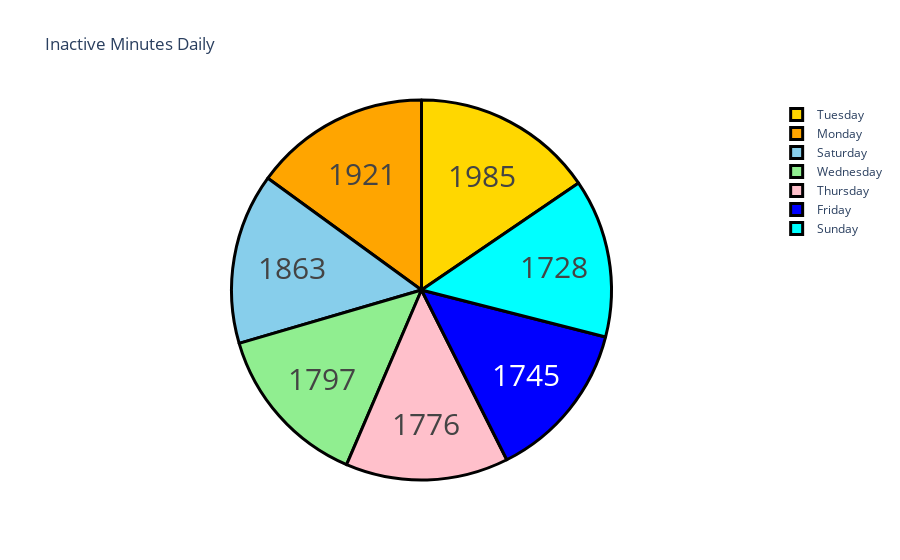

Notebook source saved alongside this figure:
### Markdown cell above
Получается, что вторник самый неактивный день. Теперь можно посмотреть на кол-во сожженных калорий за каждый день недели

### Code cell
calories = df["Day"].value_counts()
label = calories.index
counts = df["Calories"]
colors = ['gold','lightgreen', "pink", "blue", "skyblue", "cyan", "orange"]

fig = go.Figure(data=[go.Pie(labels=label, values=counts)])
fig.update_layout(title_text='Inactive Minutes Daily')
fig.update_traces(hoverinfo='label+percent', textinfo='value', textfont_size=30,
                  marker=dict(colors=colors, line=dict(color='black', width=3)))
fig.show()

### Figure 1 — Plotly figure (JSON) as saved in the notebook; plotly's stock layout.template omitted (floating-point values rounded to 4 significant figures; data arrays with more than 128 entries replaced by an {"elided": "..."} marker saying what was removed)
{"data": [{"hoverinfo": "label+percent", "labels": ["Tuesday", "Wednesday", "Thursday", "Friday", "Saturday", "Sunday", "Monday"], "marker": {"colors": ["gold", "lightgreen", "pink", "blue", "skyblue", "cyan", "orange"], "line": {"color": "black", "width": 3}}, "textfont": {"size": 30}, "textinfo": "value", "type": "pie", "values": {"elided": "940 int values"}}], "layout": {"title": {"text": "Inactive Minutes Daily"}}}
